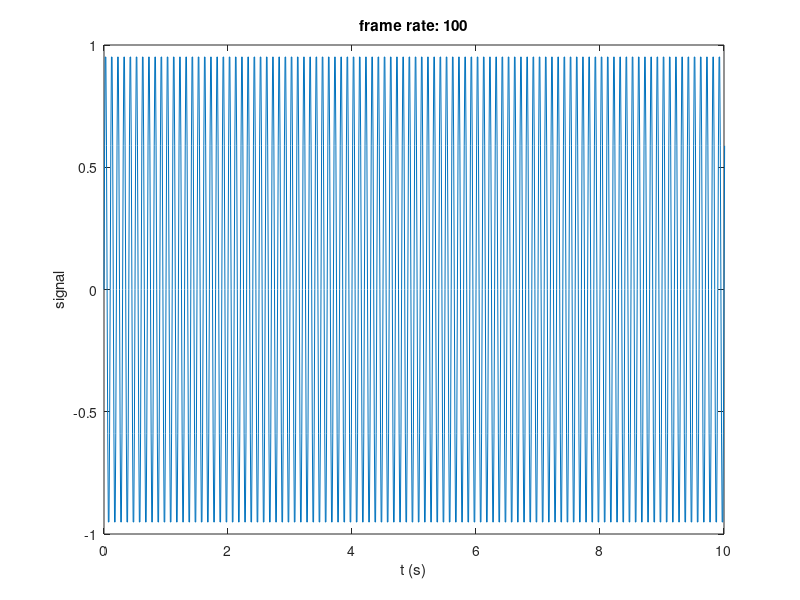

The MATLAB script that drew this image: (Note: this script raises an error after producing the figure.)
clc;clear;close all;

% 定义时间序列参数
frame_rate = 100;
t = 0:1/frame_rate:100; % 时间向量
f = 10; % 频率，决定周期
A = 1; % 振幅

% 生成周期性时间序列（正弦波）
series = A * sin(2 * pi * f * t);

% 添加噪声
noise = 0 * randn(size(t)); % 噪声振幅为0.5
series_noisy = series + noise;

%
figure;
plot(t,series_noisy);
xlim([0,10]);
xlabel('t (s)');
ylabel('signal');
title(sprintf('frame rate: %d', frame_rate));

% 计算并绘制自相关
[acf, lags] = autocorr(series_noisy, 'NumLags', 100);
figure;
stem(lags, acf);
xlabel('Lag in frame');
ylabel('Autocorrelation');
title('Autocorrelation of the Noisy Time Series');
